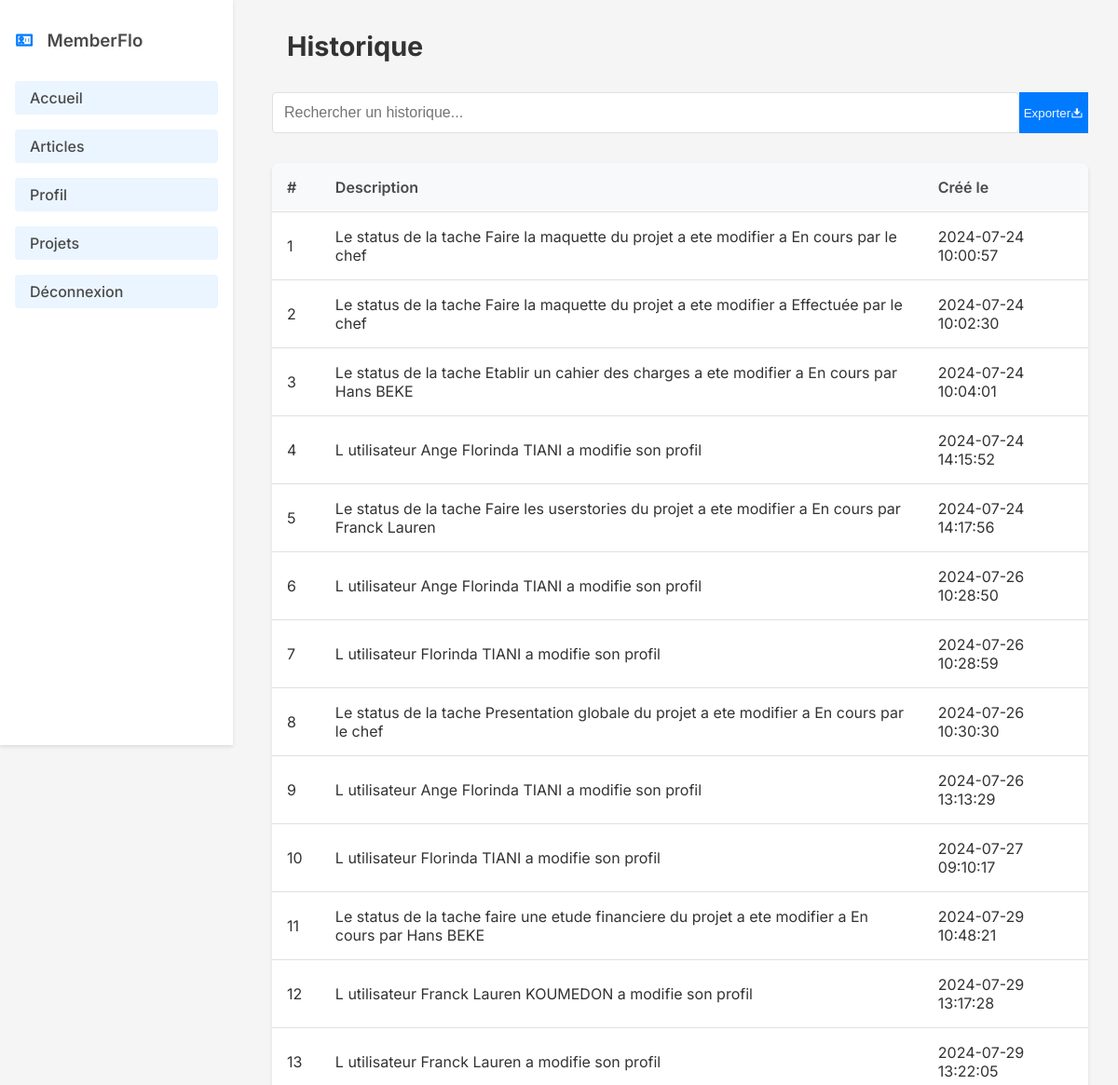
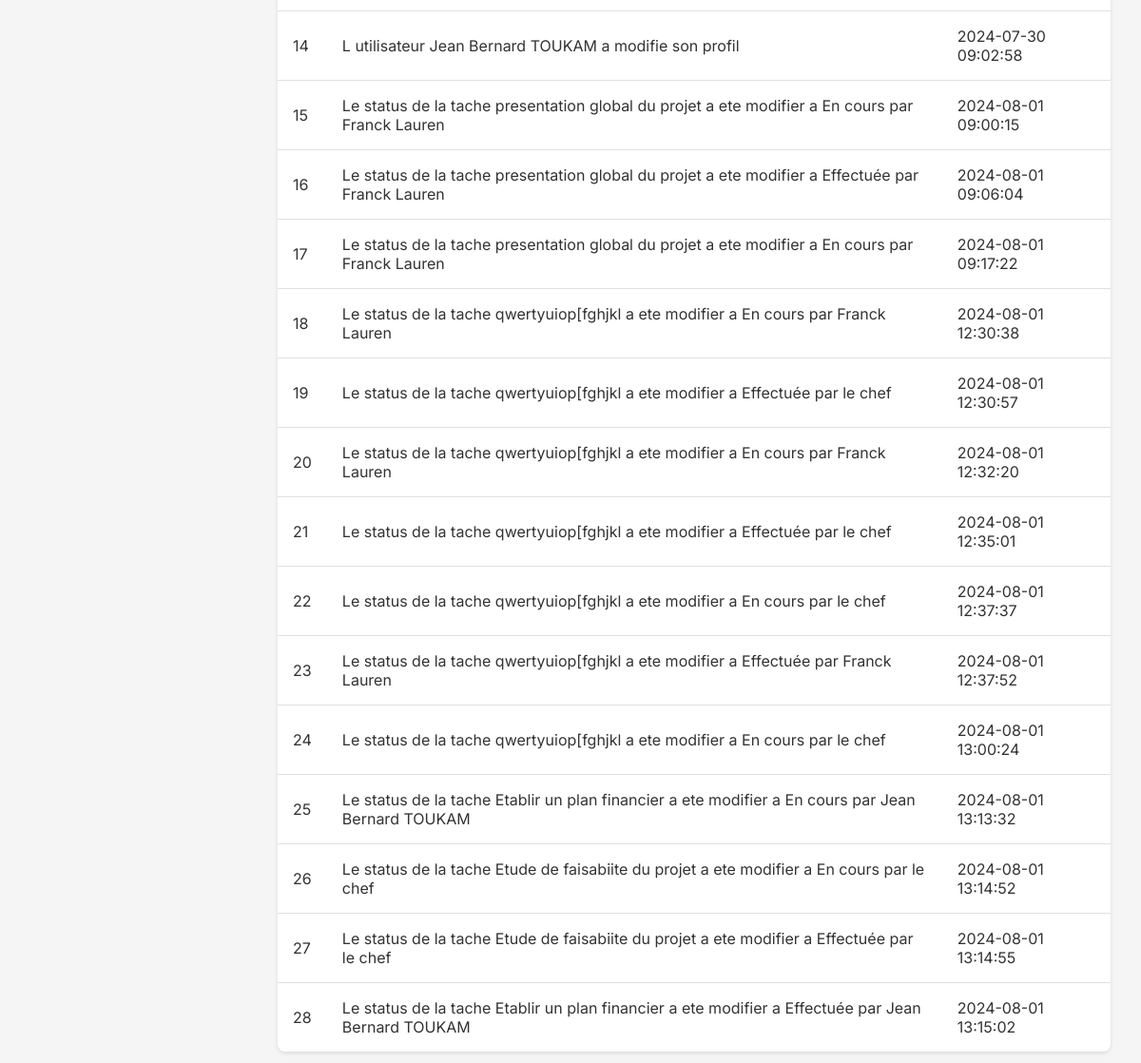
/history.php (signed in), run on the app's committed database (2 pictures, top to bottom).
### tables this page shows
CREATE TABLE `history` (
  `id_his` int NOT NULL,
  `description` varchar(255) NOT NULL,
  `create_at` datetime NOT NULL
);

### history.php (the view, shortened to what this page needs)
<?php
require 'config.php';
$stmt = $pdo->query("SELECT * FROM history");
$projet = $stmt->fetchAll(PDO::FETCH_ASSOC);
include 'squelette.php';
?>
<main>
    <div class="modif">
        <h1 style="margin-left:1rem;">Historique</h1>
    </div>
    <div class="search-container" style="display:flex">
        <input type="text" id="searchInput" placeholder="Rechercher un historique..." />
        <button id="excel" style="background-color:#007BFF;color:aliceblue; padding:5px; border:none; cursor:pointer">Exporter<i class="ri-download-2-fill"></i></button>
    </div>
    <div class="tab">
        <table id="taskTable">
            <thead>
                <tr>
                    <th>#</th>
                    <th>Description</th>
                    <th>Créé le</th>
                </tr>
            </thead>
            <tbody>
                <?php $i = 1;
                foreach ($projet as $ta) { ?>
                    <tr>
                        <td><?php echo $i ?></td>
                        <td><?php echo htmlspecialchars($ta['description']); ?></td>
                        <td><?php echo htmlspecialchars($ta['create_at']); ?></td>
                    </tr>
                <?php $i++;
                } ?>
            </tbody>
        </table>
    </div>
</main>

### style.css (style rules this page uses)
* { margin: 0; padding: 0; box-sizing: border-box; }
body { font-family: 'Inter', sans-serif; background-color: #F5F5F5; color: #333; display: flex; }
main { margin-left: 260px; padding: 2rem; width: calc(100% - 260px); min-height: 100vh; }
.modif { display: flex; justify-content: space-between; align-items: center; margin-bottom: 2rem; }
h1 { font-size: 1.5rem; color: #333; }
.search-container { margin-bottom: 2rem; }
#searchInput { width: 100%; padding: 0.75rem; border: 1px solid #E0E0E0; border-radius: 4px; font-size: 1rem; }
.tab { background-color: white; border-radius: 8px; overflow: hidden; box-shadow: 0 2px 4px rgba(0, 0, 0, 0.1); }
#taskTable { width: 100%; border-collapse: collapse; }
#taskTable th, #taskTable td { padding: 1rem; text-align: left; border-bottom: 1px solid #E0E0E0; }
#taskTable th { background-color: #F8F9FA; font-weight: 600; color: #4A4A4A; }
#taskTable tr:last-child td { border-bottom: none; }
.modif h1 { font-size: 1.8rem; color: #333; margin: 0; }

### data on the page
history: description "Le status de la tache Faire la maquette du projet a ete modifier a En cours par le chef", create_at "2024-07-24 10:00:57"
history: description "Le status de la tache Faire la maquette du projet a ete modifier a Effectuée par le chef", create_at "2024-07-24 10:02:30"
history: description "Le status de la tache Etablir un cahier des charges a ete modifier a En cours par Hans BEKE", create_at "2024-07-24 10:04:01"
history: description "L utilisateur Ange Florinda TIANI a modifie son profil", create_at "2024-07-24 14:15:52"
history: description "Le status de la tache Faire les userstories du projet a ete modifier a En cours par Franck Lauren", create_at "2024-07-24 14:17:56"
history: description "L utilisateur Ange Florinda TIANI a modifie son profil", create_at "2024-07-26 10:28:50"
history: description "L utilisateur Florinda TIANI a modifie son profil", create_at "2024-07-26 10:28:59"
history: description "Le status de la tache Presentation globale du projet a ete modifier a En cours par le chef", create_at "2024-07-26 10:30:30"
history: description "L utilisateur Ange Florinda TIANI a modifie son profil", create_at "2024-07-26 13:13:29"
history: description "L utilisateur Florinda TIANI a modifie son profil", create_at "2024-07-27 09:10:17"
history: description "Le status de la tache faire une etude financiere du projet a ete modifier a En cours par Hans BEKE", create_at "2024-07-29 10:48:21"
history: description "L utilisateur Franck Lauren KOUMEDON a modifie son profil", create_at "2024-07-29 13:17:28"
history: description "L utilisateur Franck Lauren a modifie son profil", create_at "2024-07-29 13:22:05"
history: description "L utilisateur Jean Bernard TOUKAM a modifie son profil", create_at "2024-07-30 09:02:58"
history: description "Le status de la tache presentation global du projet a ete modifier a En cours par Franck Lauren", create_at "2024-08-01 09:00:15"
history: description "Le status de la tache presentation global du projet a ete modifier a Effectuée par Franck Lauren", create_at "2024-08-01 09:06:04"
history: description "Le status de la tache presentation global du projet a ete modifier a En cours par Franck Lauren", create_at "2024-08-01 09:17:22"
history: description "Le status de la tache qwertyuiop[fghjkl a ete modifier a En cours par Franck Lauren", create_at "2024-08-01 12:30:38"
history: description "Le status de la tache qwertyuiop[fghjkl a ete modifier a Effectuée par le chef", create_at "2024-08-01 12:30:57"
history: description "Le status de la tache qwertyuiop[fghjkl a ete modifier a En cours par Franck Lauren", create_at "2024-08-01 12:32:20"
history: description "Le status de la tache qwertyuiop[fghjkl a ete modifier a Effectuée par le chef", create_at "2024-08-01 12:35:01"
history: description "Le status de la tache qwertyuiop[fghjkl a ete modifier a En cours par le chef", create_at "2024-08-01 12:37:37"
history: description "Le status de la tache qwertyuiop[fghjkl a ete modifier a Effectuée par Franck Lauren", create_at "2024-08-01 12:37:52"
history: description "Le status de la tache qwertyuiop[fghjkl a ete modifier a En cours par le chef", create_at "2024-08-01 13:00:24"
history: description "Le status de la tache Etablir un plan financier a ete modifier a En cours par Jean Bernard TOUKAM", create_at "2024-08-01 13:13:32"
history: description "Le status de la tache Etude de faisabiite du projet a ete modifier a En cours par le chef", create_at "2024-08-01 13:14:52"
history: description "Le status de la tache Etude de faisabiite du projet a ete modifier a Effectuée par le chef", create_at "2024-08-01 13:14:55"
history: description "Le status de la tache Etablir un plan financier a ete modifier a Effectuée par Jean Bernard TOUKAM", create_at "2024-08-01 13:15:02"
